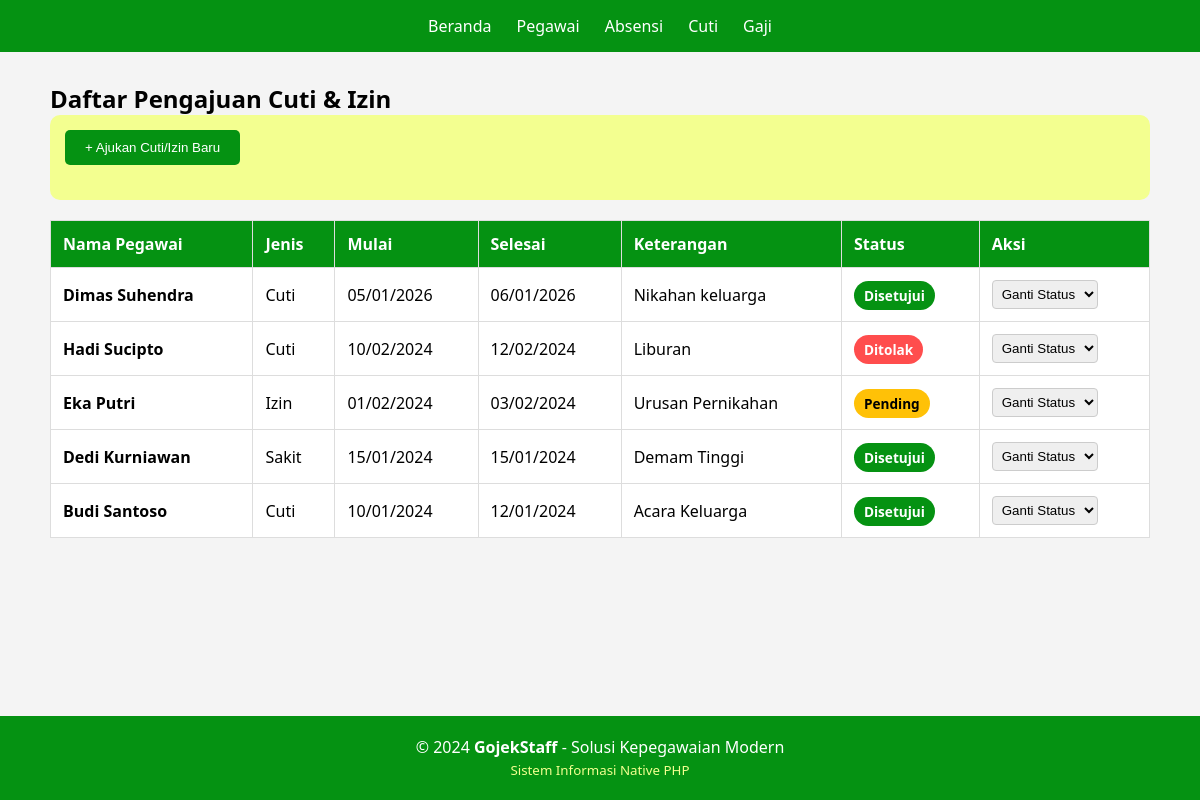
Screenshot of /cuti.php with the database file from the repository.
### tables this page shows
CREATE TABLE `cuti_izin` (
  `id_cuti` int(11) NOT NULL,
  `id_pegawai` int(11) NOT NULL,
  `tgl_mulai` date NOT NULL,
  `tgl_selesai` date NOT NULL,
  `jenis` enum('Cuti','Izin','Sakit') NOT NULL,
  `keterangan` text DEFAULT NULL,
  `status_pengajuan` enum('Pending','Disetujui','Ditolak') DEFAULT 'Pending'
);

CREATE TABLE `pegawai` (
  `id_pegawai` int(11) NOT NULL,
  `nip` varchar(20) NOT NULL,
  `nama` varchar(100) NOT NULL,
  `alamat` text DEFAULT NULL,
  `telepon` varchar(15) DEFAULT NULL,
  `id_jabatan` int(11) DEFAULT NULL,
  `password` varchar(255) NOT NULL
);

### cuti.php (the view, shortened to what this page needs)
<?php
require_once 'db_connect.php';
?>
<!DOCTYPE html>
<html lang="id">
<head>
    <link rel="stylesheet" href="style.css">
</head>
<body>
    <?php include 'navbar.php'; ?>
    <div class="content-pegawai">
        <h2>Daftar Pengajuan Cuti & Izin</h2>
        <div class="filter-box">
            <button class="btn-tambah" onclick="document.getElementById('modalCuti').style.display='block'">
                + Ajukan Cuti/Izin Baru
            </button>
        </div>
        <table>
            <thead>
                <tr>
                    <th>Nama Pegawai</th>
                    <th>Jenis</th>
                    <th>Mulai</th>
                    <th>Selesai</th>
                    <th>Keterangan</th>
                    <th>Status</th>
                    <th>Aksi</th>
                </tr>
            </thead>
            <tbody>
                <?php
                $sql = "SELECT cuti_izin.*, pegawai.nama FROM cuti_izin
                        JOIN pegawai ON cuti_izin.id_pegawai = pegawai.id_pegawai
                        ORDER BY cuti_izin.id_cuti DESC";
                $query = mysqli_query($conn, $sql);
                while ($row = mysqli_fetch_assoc($query)):
                    ?>
                    <tr>
                        <td><strong>
                                <?= $row['nama']; ?>
                            </strong></td>
                        <td>
                            <?= $row['jenis']; ?>
                        </td>
                        <td>
                            <?= date('d/m/Y', strtotime($row['tgl_mulai'])); ?>
                        </td>
                        <td>
                            <?= date('d/m/Y', strtotime($row['tgl_selesai'])); ?>
                        </td>
                        <td>
                            <?= $row['keterangan']; ?>
                        </td>
                        <td>
                            <span class="badge badge-<?= strtolower($row['status_pengajuan']); ?>">
                                <?= $row['status_pengajuan']; ?>
                            </span>
                        </td>
                        <td>
                            <form action="cuti_proses.php" method="POST" style="display:inline;">
                                <select name="status_baru" onchange="this.form.submit()" class="status-select">
                                    <option value="">Ganti Status</option>
                                </select>
                            </form>
                        </td>
                    </tr>
                <?php endwhile; ?>
            </tbody>
        </table>
    </div>
    <?php include 'footer.php'; ?>
</body>
</html>

### style.css (style rules this page uses)
* { margin: 0; padding: 0; box-sizing: border-box; }
html, body { height: 100%; }
body { font-family: 'Segoe UI', Tahoma, Geneva, Verdana, sans-serif; background-color: #f4f4f4; display: flex; flex-direction: column; }
.content-pegawai { flex: 1; padding: 30px 50px; }
.btn-tambah { background-color: #059212; color: white; padding: 10px 20px; border: none; border-radius: 5px; cursor: pointer; margin-bottom: 20px; }
table { width: 100%; border-collapse: collapse; background: white; }
table th, table td { border: 1px solid #ddd; padding: 12px; text-align: left; }
table th { background-color: #059212; color: white; }
.badge { padding: 5px 10px; border-radius: 20px; font-size: 0.85em; font-weight: bold; color: white; }
.filter-box { background: #F3FF90; padding: 15px; border-radius: 10px; margin-bottom: 20px; display: flex; gap: 15px; align-items: center; }
.badge-pending { background-color: #ffc107; color: #000; }
.badge-disetujui { background-color: #059212; color: #fff; }
.badge-ditolak { background-color: #ff4d4d; color: #fff; }
.status-select { padding: 5px; border-radius: 4px; border: 1px solid #ccc; }

### rows the page displays
cuti_izin: id_pegawai.nama "Dimas Suhendra", jenis "Cuti", tgl_mulai "05/01/2026", tgl_selesai "06/01/2026", keterangan "Nikahan keluarga", status_pengajuan "Disetujui"
cuti_izin: id_pegawai.nama "Hadi Sucipto", jenis "Cuti", tgl_mulai "10/02/2024", tgl_selesai "12/02/2024", keterangan "Liburan", status_pengajuan "Ditolak"
cuti_izin: id_pegawai.nama "Eka Putri", jenis "Izin", tgl_mulai "01/02/2024", tgl_selesai "03/02/2024", keterangan "Urusan Pernikahan", status_pengajuan "Pending"
cuti_izin: id_pegawai.nama "Dedi Kurniawan", jenis "Sakit", tgl_mulai "15/01/2024", tgl_selesai "15/01/2024", keterangan "Demam Tinggi", status_pengajuan "Disetujui"
cuti_izin: id_pegawai.nama "Budi Santoso", jenis "Cuti", tgl_mulai "10/01/2024", tgl_selesai "12/01/2024", keterangan "Acara Keluarga", status_pengajuan "Disetujui"
